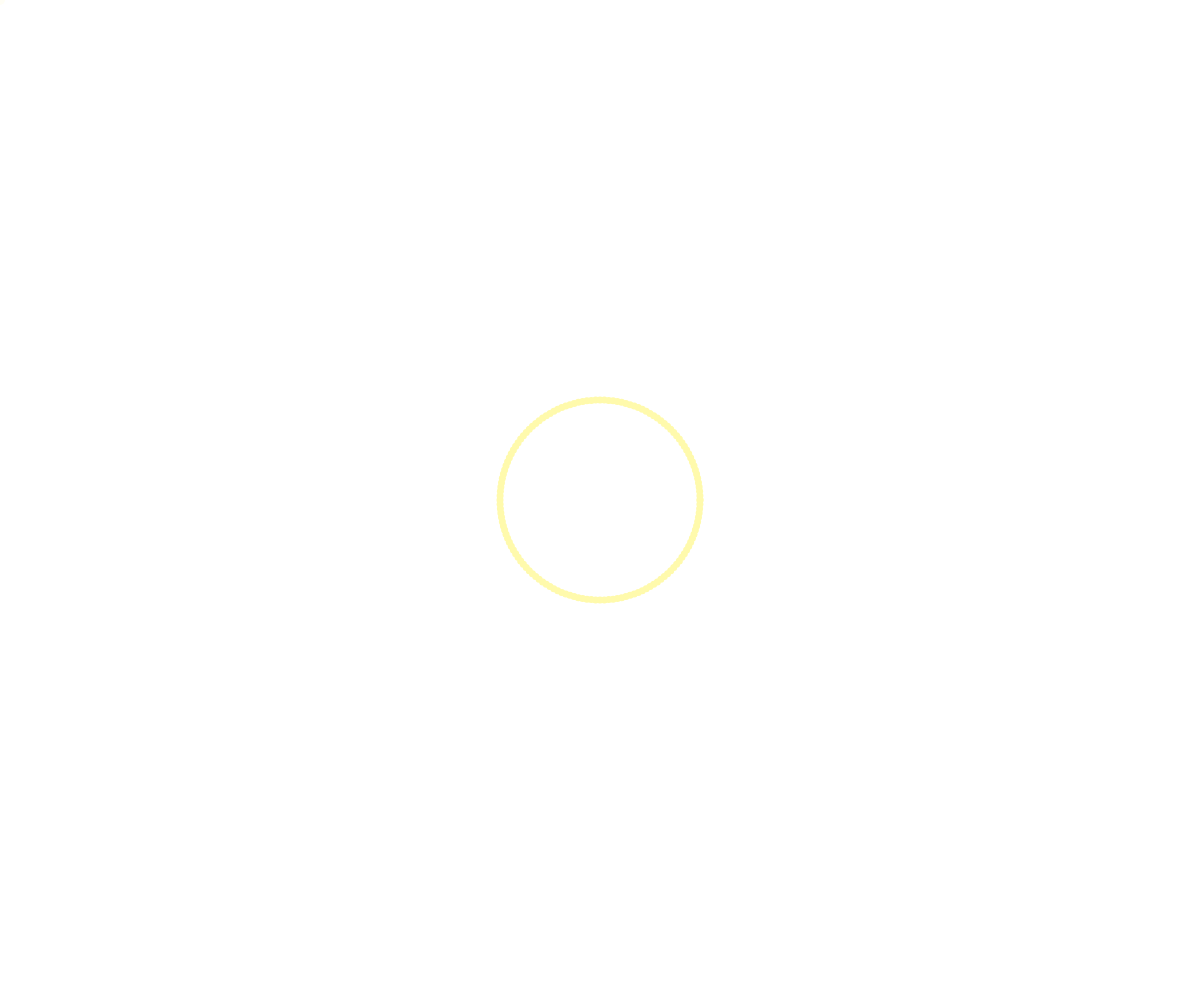
Frame 1 (no input)
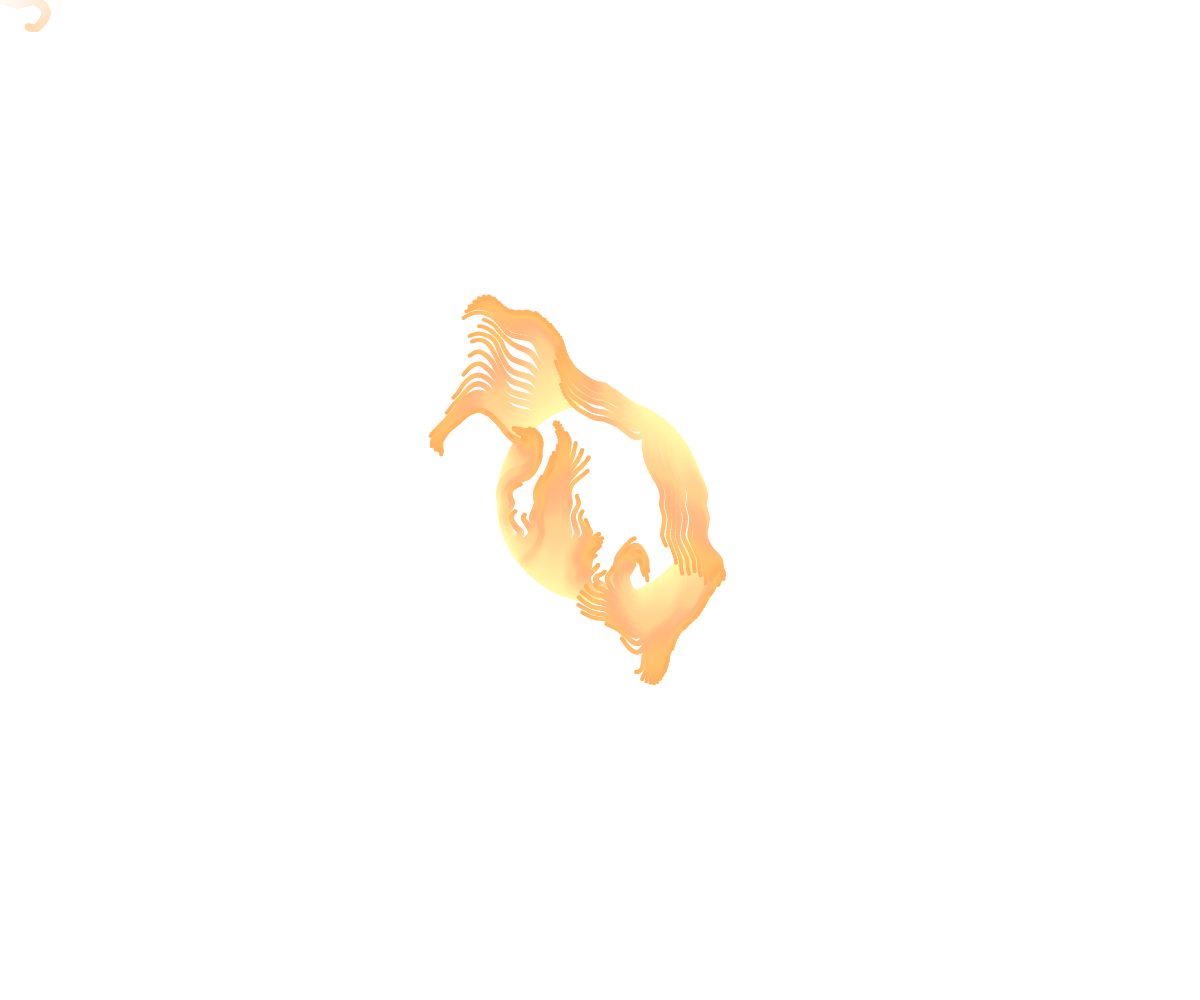
Frame 60 (no input)
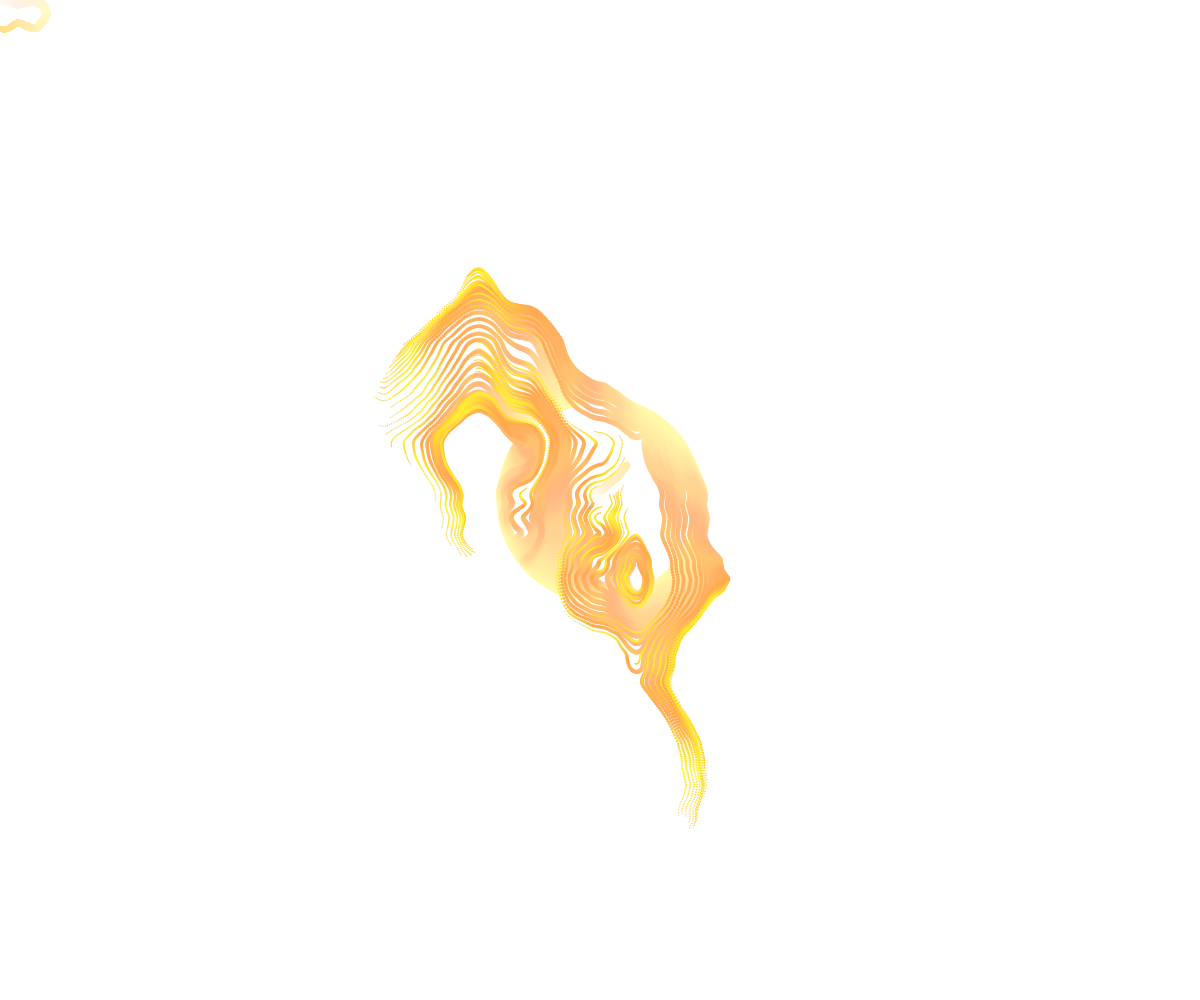
Frame 120 (the mouse pressed at the canvas centre since frame 60)

The p5.js sketch that drew these frames (run headless with seeded random() and noise() and a simulated clock; from frame 60 on, the mouse is pressed at the canvas centre):

// p5.js sketch
// ── sketch.js
let steps = [],
  radius = 10,
  rate = 0.005,
  freq = 0.02,
  spread = 5,
  refresh = 0;

function setup() {
  createCanvas(windowWidth, windowHeight);
  colorMode(HSB, 255);
  background(255);
  
  for (let t = 0; t < TWO_PI; t += TWO_PI / 144) {
    steps.push(
      createVector(width / 2 + cos(t) * 100, height / 2 + sin(t) * 100, 0.7)
    );
  }
}

function draw() {
  steps.push(createVector(mouseX, mouseY, 1));
  
  for (let i = 0; i < steps.length; i++) {
    noStroke();
    fill(60 * noise(frameCount * freq), 255 - steps[i].z * 245, 255);
    circle(steps[i].x, steps[i].y, steps[i].z * radius);
    
    steps[i].x += (noise(steps[i].y * freq) * 2 - 1) * spread;
    steps[i].y += (noise(steps[i].x * freq + 10) * 2 - 1) * spread;
    
    if (steps[i].z > 0) {
      steps[i].z -= rate;
    } else steps.splice(i, 1);
  }

  if (refresh > 0) {
    stroke(255);
    if (width < height) {
      line(
        0,
        (frameCount * refresh) % height,
        width,
        (frameCount * refresh) % height
      );
    } else {
      line(
        (frameCount * refresh) % width,
        0,
        (frameCount * refresh) % width,
        height
      );
    }
  }
}

function mouseClicked() {
  clear();
  background(255);
}

function windowResized() {
  resizeCanvas(windowWidth, windowHeight);
  background(255);
  steps = [];
  for (let t = 0; t < TWO_PI; t += TWO_PI / 144) {
    steps.push(
      createVector(width / 2 + cos(t) * 100, height / 2 + sin(t) * 100, 0.7)
    );
  }
}
